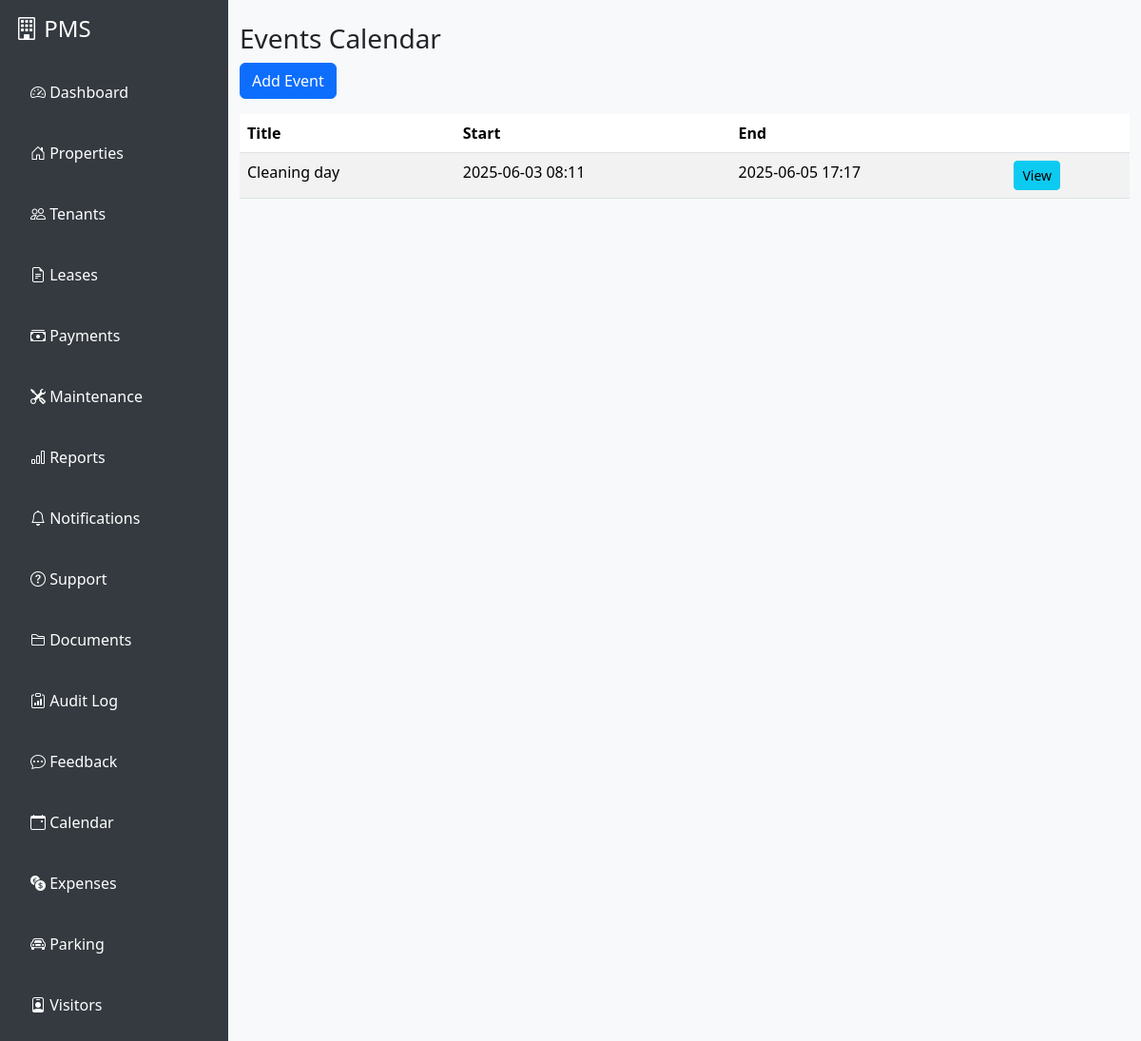
Screenshot of /calendar/ (signed in) with the database file from the repository.
### calendarapp/models.py (models this page shows, shortened)
class Event(models.Model):
    title = models.CharField(max_length=200)
    description = models.TextField(blank=True)
    start_time = models.DateTimeField()
    end_time = models.DateTimeField()
    created_by = models.ForeignKey(get_user_model(), on_delete=models.CASCADE)
    created_at = models.DateTimeField(auto_now_add=True)
    property = models.ForeignKey(Building, on_delete=models.CASCADE, related_name='events', null=True, blank=True)

### calendarapp/views.py (the view)
# urls.py: path('', views.event_list, name='event_list'),
@login_required
def event_list(request):
    user = request.user
    if hasattr(user, "role"):
        if user.role == "tenant":
            events = Event.objects.filter(
                models.Q(created_by=user) | models.Q(property__unit__lease__tenant=user)
            ).distinct().order_by('start_time')
        elif user.role == "landlord":
            events = Event.objects.filter(
                models.Q(created_by=user) | models.Q(property__landlord=user)
            ).distinct().order_by('start_time')
        elif user.role == "agent":
            events = Event.objects.filter(
                models.Q(created_by=user) | models.Q(property__agent=user)
            ).distinct().order_by('start_time')
        elif user.role == "caretaker":
            events = Event.objects.filter(
                models.Q(created_by=user) | models.Q(property__caretaker=user)
            ).distinct().order_by('start_time')
        else:
            events = Event.objects.filter(created_by=user).order_by('start_time')
    else:
        events = Event.objects.filter(created_by=user).order_by('start_time')
    return render(request, "calendarapp/event_list.html", {"events": events})

### templates/calendarapp/event_list.html
{% extends "base.html" %}
{% block content %}
<div class="container mt-4">
    <h3>Events Calendar</h3>
    <a href="{% url 'event_create' %}" class="btn btn-primary mb-3">Add Event</a>
    <table class="table table-striped">
        <thead>
            <tr>
                <th>Title</th>
                <th>Start</th>
                <th>End</th>
                <th></th>
            </tr>
        </thead>
        <tbody>
            {% for event in events %}
            <tr>
                <td>{{ event.title }}</td>
                <td>{{ event.start_time|date:"Y-m-d H:i" }}</td>
                <td>{{ event.end_time|date:"Y-m-d H:i" }}</td>
                <td><a href="{% url 'event_detail' event.pk %}" class="btn btn-info btn-sm">View</a></td>
            </tr>
            {% empty %}
            <tr><td colspan="4">No events scheduled.</td></tr>
            {% endfor %}
        </tbody>
    </table>
</div>
{% endblock %}

### templates/base.html (style rules this page uses)
body { background: #f8f9fa; transition: background 0.3s, color 0.3s; }

### rows the page displays
Event: title "Cleaning day", start_time "2025-06-03 08:11", end_time "2025-06-05 17:17"
